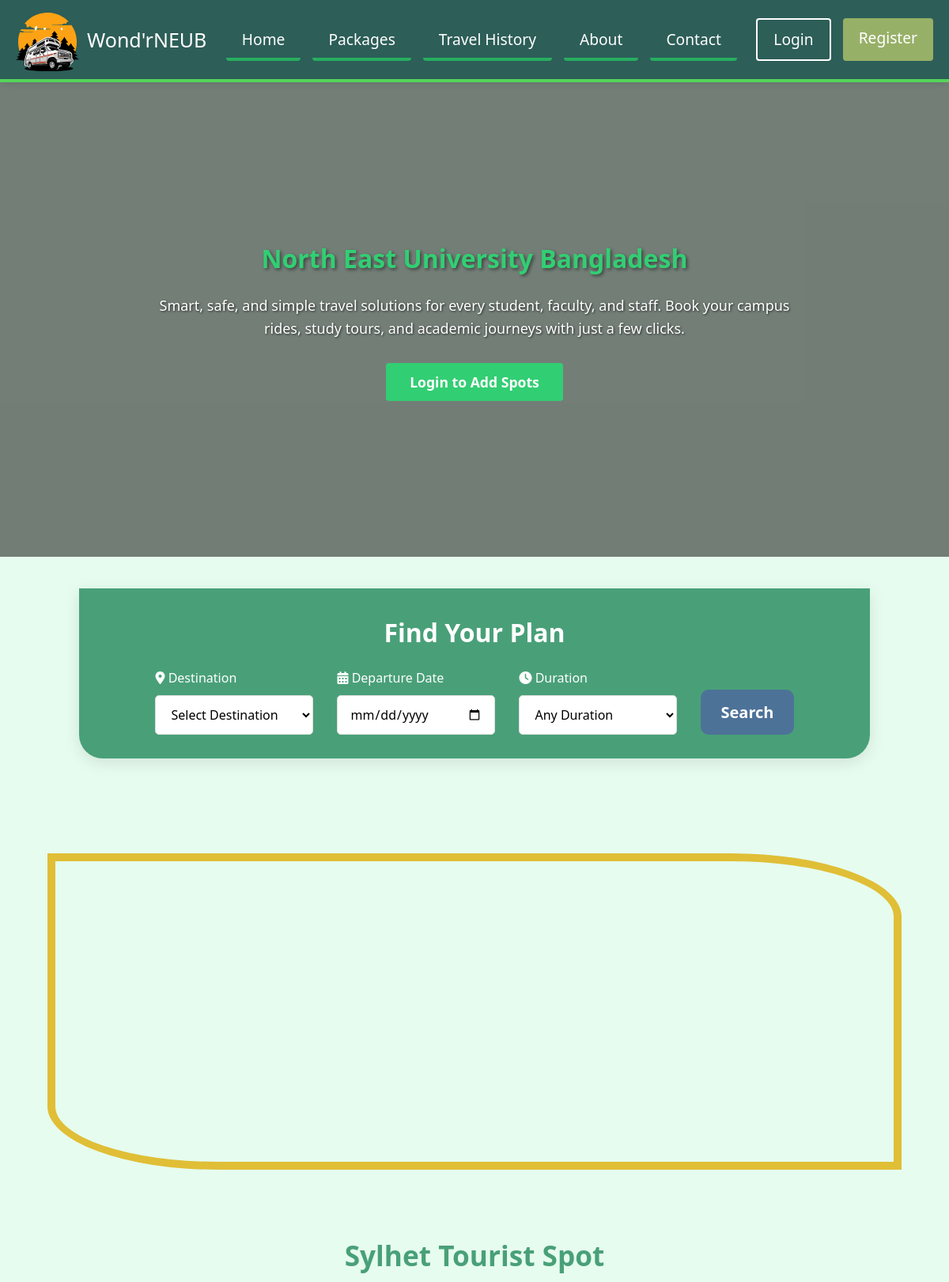
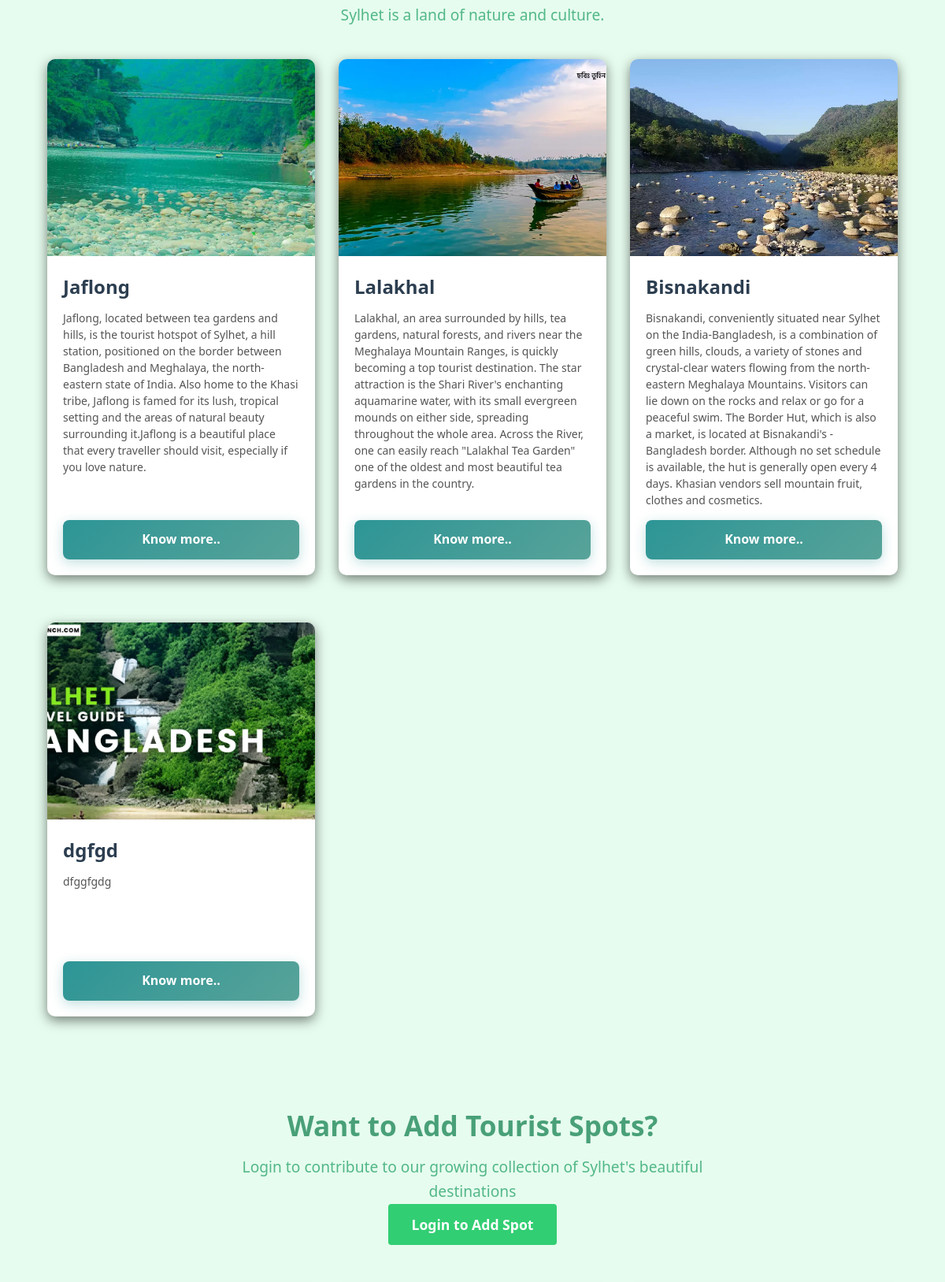
The app's page /tourist-spots/ (upper part) with its own data (2 pictures, top to bottom).
### tourist_spots/models.py (models this page shows, shortened)
class TouristSpot(models.Model):
    name = models.CharField(max_length=200)
    description = models.TextField()
    image = models.ImageField(upload_to='tourist_spots/')
    highlights = models.TextField(blank=True)
    travel_info = models.TextField(blank=True)
    best_time = models.TextField(blank=True)
    safety_info = models.TextField(blank=True)
    created_by = models.ForeignKey(User, on_delete=models.CASCADE)
    created_at = models.DateTimeField(auto_now_add=True)
    updated_at = models.DateTimeField(auto_now=True)
    class Meta:
        ordering = ['-created_at']

### tourist_spots/views.py (the view)
# urls.py: path('', views.home, name='home'),
def home(request):
    spots = TouristSpot.objects.all()
    return render(request, 'home.html', {'spots': spots})

### tourist_spots/context_processors.py (called while the page is built, shortened)
def pending_bookings_count(request):
    context = {'pending_bookings_count': 0, 'student_notifications_count': 0}
    return context

### templates/home.html (shortened to what this page needs)
{% extends 'base.html' %}
{% load static %}
{% block content %}
<section class="hero">
    <div class="hero-background">
    </div>
    <div class="hero-overlay"></div>
    <div class="herocontainer">
        <div class="hero-content">
            <h2>North East University Bangladesh</h2>
            <p>Smart, safe, and simple travel solutions for every student, faculty, and staff. Book your campus rides, study tours, and academic journeys with just a few clicks.</p>
            {% if user.is_authenticated %}
                <a href="{% url 'add_spot' %}" class="btn-link">
                    <button class="btn packbtn">Add New Spot</button>
                </a>
            {% else %}
                <a href="{% url 'login' %}" class="btn-link">
                    <button class="btn packbtn">Login to Add Spots</button>
                </a>
            {% endif %}
        </div>
    </div>
</section>
<div class="searchcontainer">
    <div class="search-part">
        <h3 class="search-title">Find Your Plan</h3>
        <form class="search-form">
            <div class="search-group">
                <label for="destination"><i class="fas fa-map-marker-alt"></i> Destination</label>
                <select class="search-select" id="destination">
                    <option value="">Select Destination</option>
                </select>
            </div>
            <div class="search-group">
                <label for="departure"><i class="fas fa-calendar-alt"></i> Departure Date</label>
                <input type="date" class="search-input" id="departure">
            </div>
            <div class="search-group">
                <label for="duration"><i class="fas fa-clock"></i> Duration</label>
                <select class="search-select" id="duration">
                    <option value="">Any Duration</option>
                </select>
            </div>
            <div class="search-btn">
                <button type="submit" class="search-button">Search</button>
            </div>
        </form>
    </div>
</div>
<div class="imgslider">
</div>
<div class="title">
    <h1>Sylhet Tourist Spot</h1>
    <p>Sylhet is a land of nature and culture.</p>
</div>
<div class="places">
    <div class="card">
        <img src="{% static 'images/jaflong.jpg' %}" alt="jaflong">
        <div class="card-content">
            <h3>Jaflong</h3>
            <p>Jaflong, located between tea gardens and hills, is the tourist hotspot of Sylhet, a hill station, positioned on the border between Bangladesh and Meghalaya, the north-eastern state of India. Also home to the Khasi tribe, Jaflong is famed for its lush, tropical setting and the areas of natural beauty surrounding it.Jaflong is a beautiful place that every traveller should visit, especially if you love nature.</p>
            <a href="#">Know more..</a>
        </div>
    </div>
    <div class="card">
        <img src="{% static 'images/lalakhal.jpg' %}" alt="lalakhal">
        <div class="card-content">
            <h3>Lalakhal</h3>
            <p>Lalakhal, an area surrounded by hills, tea gardens, natural forests, and rivers near the Meghalaya Mountain Ranges, is quickly becoming a top tourist destination. The star attraction is the Shari River's enchanting aquamarine water, with its small evergreen mounds on either side, spreading throughout the whole area. Across the River, one can easily reach "Lalakhal Tea Garden" one of the oldest and most beautiful tea gardens in the country.</p>
            <a href="#">Know more..</a>
        </div>
    </div>
    <div class="card">
        <img src="{% static 'images/bisnakandi.webp' %}" alt="bisnakandi">
        <div class="card-content">
            <h3>Bisnakandi</h3>
            <p>Bisnakandi, conveniently situated near Sylhet on the India-Bangladesh, is a combination of green hills, clouds, a variety of stones and crystal-clear waters flowing from the north-eastern Meghalaya Mountains. Visitors can lie down on the rocks and relax or go for a peaceful swim. The Border Hut, which is also a market, is located at Bisnakandi's -Bangladesh border. Although no set schedule is available, the hut is generally open every 4 days. Khasian vendors sell mountain fruit, clothes and cosmetics.</p>
            <a href="#">Know more..</a>
        </div>
    </div>
    {% for spot in spots %}
    <div class="card">
        {% if spot.image %}
        <img src="{{ spot.image.url }}" alt="{{ spot.name }}">
        {% else %}
        <img src="{% static 'images/default.jpg' %}" alt="{{ spot.name }}">
        {% endif %}
        <div class="card-content">
            <h3>{{ spot.name }}</h3>
            <p>{{ spot.description|truncatewords:30 }}</p>
            <div class="card-actions">
                <a href="{% url 'spot_detail' spot.id %}" class="btn-know-more">Know more..</a>
            </div>
        </div>
    </div>
    {% endfor %}
</div>
{% if user.is_authenticated %}
<div class="title">
    <h1>Add New Tourist Spot</h1>
    <p>Contribute to our growing collection of Sylhet's beautiful destinations</p>
    <a href="{% url 'add_spot' %}" class="btn packbtn">Add New Spot</a>
</div>
{% else %}
<div class="title">
    <h1>Want to Add Tourist Spots?</h1>
    <p>Login to contribute to our growing collection of Sylhet's beautiful destinations</p>
    <a href="{% url 'login' %}" class="btn packbtn">Login to Add Spot</a>
</div>
{% endif %}
<section class="packages">
</section>
{% endblock %}

### templates/base.html (style rules this page uses)
* { margin: 0; padding: 0; box-sizing: border-box; font-family: 'Segoe UI', Tahoma, Geneva, Verdana, sans-serif; }
:root { --primary: #29a35c; --secondary: #2d5e58; --accent: #97B067; --dark: #1e4e41; --warning: #839b57; }
body { background-color: #e6fcee; color: #333; line-height: 1.6; }

### templates/home.html (style rules this page uses)
.hero { position: relative; height: 600px; overflow: hidden; display: flex; align-items: center; justify-content: center; color: white; text-align: center; }
.hero-background { position: absolute; top: 0; left: 0; width: 100%; height: 100%; }
.hero-overlay { position: absolute; top: 0; left: 0; width: 100%; height: 100%; background: rgba(0, 0, 0, 0.5); }
.herocontainer { position: relative; z-index: 2; width: 100%; max-width: 1200px; margin: 0 auto; padding: 0 20px; }
.hero-content { max-width: 800px; margin: 0 auto; }
.hero-content h2 { font-size: 32px; margin-bottom: 20px; color: #32ce73; text-shadow: 2px 2px 4px rgba(0, 0, 0, 0.5); }
.hero-content p { font-size: 18px; margin-bottom: 30px; line-height: 1.6; text-shadow: 1px 1px 3px rgba(0, 0, 0, 0.7); }
.btn { padding: 12px 30px; border-radius: 4px; font-weight: 600; cursor: pointer; transition: all 0.3s ease; border: none; font-size: 1.1rem; text-decoration: none; display: inline-block; }
.packbtn { background-color: #32ce73; color: white; }
.searchcontainer { display: flex; justify-content: center; margin: 40px 0; }
.search-part { margin-bottom: 80px; width: 90%; max-width: 1000px; background: #49a078; padding: 30px; border-radius: 0px 0px 30px 30px; box-shadow: 0 5px 20px rgba(0, 0, 0, 0.1); position: relative; margin-left: auto; margin-right: auto; }
.search-title { font-size: xx-large; text-align: center; margin-bottom: 20px; color: #ffffff; }
.search-form { display: flex; flex-direction: row; gap: 30px; justify-content: center; flex-wrap: wrap; }
.search-group { width: 200px; }
.search-group label { display: block; margin-bottom: 8px; font-weight: 500; color: white; }
.search-select, .search-input { width: 100%; padding: 12px 15px; border: 1px solid #ddd; border-radius: 5px; font-size: 16px; background: white; }
.search-btn { display: flex; align-items: flex-end; }
.search-button { padding: 15px 25px; background-color: #4d7298; color: white; border-radius: 10px; font-size: 20px; font-weight: 600; cursor: pointer; transition: background-color 0.3s; border: none; }
.title { margin-top: 80px; text-align: center; margin-bottom: 40px; padding: 0 15px; }
.title h1 { color: #49a078; font-size: 2.2rem; margin-bottom: 10px; }
.title p { color: #52b788; font-size: larger; max-width: 600px; margin: 0 auto; }
.imgslider { border: solid 10px #e0be36; border-radius: 0% 20% 0% 20%; position: relative; width: 90%; max-width: 1200px; height: 400px; overflow: hidden; margin: 0 auto 60px; }
.places { margin: auto; width: 90%; max-width: 1200px; display: grid; grid-template-columns: repeat(auto-fit, minmax(300px, 1fr)); gap: 30px; margin-bottom: 50px; }
.card { background: white; border-radius: 10px; box-shadow: 0 5px 15px rgba(0, 0, 0, 0.5); overflow: hidden; display: flex; flex-direction: column; margin-bottom: 30px; height: auto; min-height: 500px; }
.card img { width: 100%; height: 250px; object-fit: cover; }
.card-content { padding: 20px; display: flex; flex-direction: column; flex-grow: 1; }
.card-content h3 { font-size: 1.5rem; color: #2c3e50; margin-bottom: 10px; }
.card-content p { font-size: 14px; color: #555; margin-bottom: 15px; flex-grow: 1; line-height: 1.5; }
.card-actions { display: flex; justify-content: space-between; align-items: center; margin-top: 15px; gap: 10px; }
.btn-know-more, .card a[href="#"] { text-decoration: none; text-align: center; background: linear-gradient(135deg, #2D9596, #58A399); color: white; padding: 12px 20px; border-radius: 8px; font-weight: 600; font-size: 16px; transition: all 0.3s ease; display: inline-flex; align-items: center; justify-content: center; gap: 8px; border: none; cursor: pointer; box-shadow: 0 4px 15px rgba(45, 149, 150, 0.3); position: relative; overflow: hidden; width: 100%; margin-top: auto; }
.btn-know-more::before, .card a[href="#"]::before { content: ''; position: absolute; top: 0; left: -100%; width: 100%; height: 100%; background: linear-gradient(90deg, transparent, rgba(255,255,255,0.2), transparent); transition: left 0.5s; }
.packages { width: 90%; max-width: 1200px; margin: 0 auto; padding: 10px 0; }

### records on screen
TouristSpot: image (picture), name "dgfgd", description "dfggfgdg"
